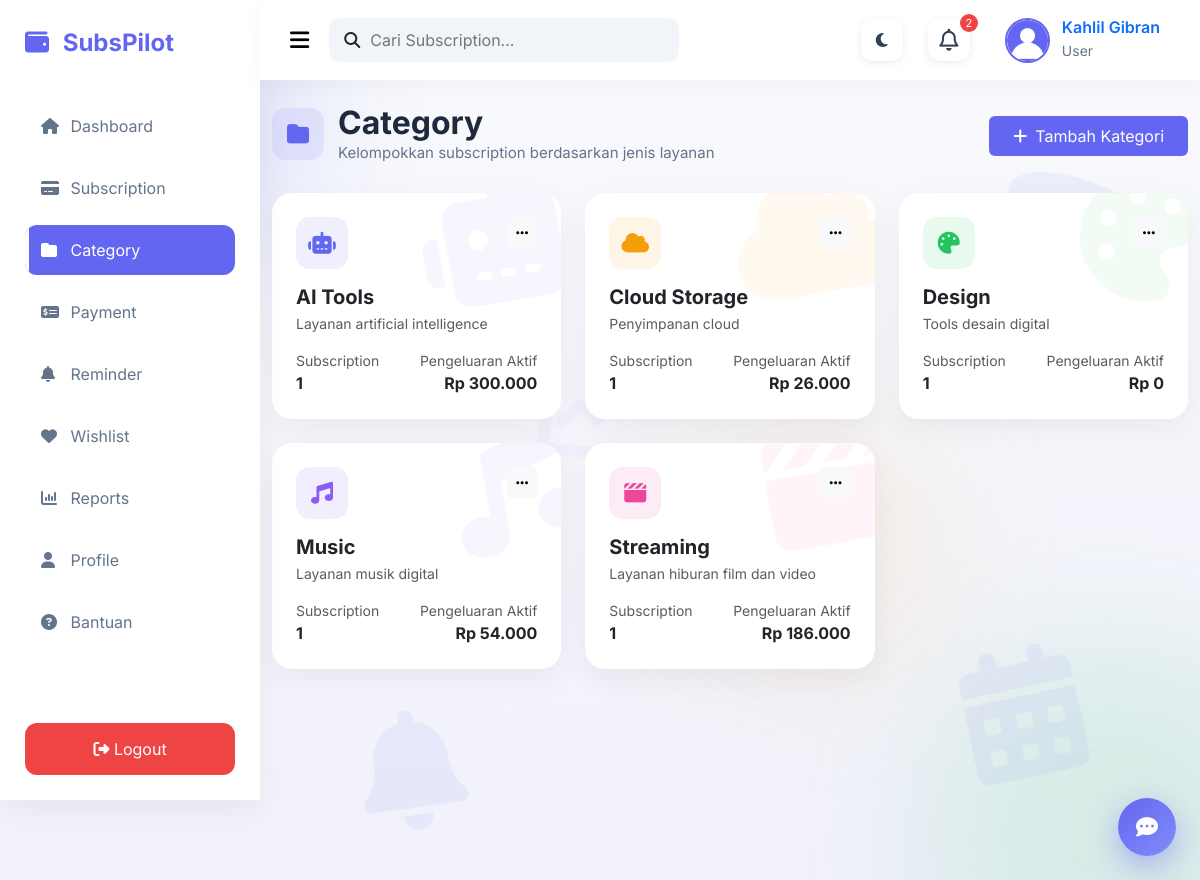
Screenshot of /category/index.php (signed in) with the database file from the repository.
### tables this page shows
CREATE TABLE `categories` (
  `id` int(11) NOT NULL,
  `category_name` varchar(100) NOT NULL,
  `description` text DEFAULT NULL,
  `created_at` timestamp NOT NULL DEFAULT current_timestamp()
);

### category/index.php (the view, shortened to what this page needs)
<?php
require_once "../config/helpers.php";
$db = new Database();
$conn = $db->connect();
$userId = $_SESSION['user_id'];
$stmt = $conn->prepare("
    SELECT c.*,
        (SELECT COUNT(*) FROM subscriptions s WHERE s.category_id = c.id AND s.user_id = ?) AS total_sub,
        (SELECT IFNULL(SUM(amount),0) FROM subscriptions s WHERE s.category_id = c.id AND s.user_id = ? AND s.status='Active') AS total_spend
    FROM categories c
    ORDER BY c.category_name
");
$stmt->execute([$userId, $userId]);
$categories = $stmt->fetchAll();
$palette = ['#6366F1', '#22C55E', '#F59E0B', '#EC4899', '#0EA5E9', '#8B5CF6', '#14B8A6'];
$iconMap = [
    'ai'        => 'fa-robot',
    'artificial'=> 'fa-robot',
    'cloud'     => 'fa-cloud',
    'storage'   => 'fa-cloud',
    'design'    => 'fa-palette',
    'music'     => 'fa-music',
    'audio'     => 'fa-music',
    'stream'    => 'fa-clapperboard',
    'video'     => 'fa-clapperboard',
    'film'      => 'fa-clapperboard',
    'game'      => 'fa-gamepad',
    'gaming'    => 'fa-gamepad',
    'fitness'   => 'fa-dumbbell',
    'gym'       => 'fa-dumbbell',
    'health'    => 'fa-heart-pulse',
    'news'      => 'fa-newspaper',
    'baca'      => 'fa-book',
    'book'      => 'fa-book',
    'education' => 'fa-graduation-cap',
    'pendidikan'=> 'fa-graduation-cap',
    'productiv' => 'fa-list-check',
    'kerja'     => 'fa-briefcase',
    'kantor'    => 'fa-briefcase',
    'finance'   => 'fa-wallet',
    'keuangan'  => 'fa-wallet',
    'internet'  => 'fa-wifi',
    'security'  => 'fa-shield-halved',
    'vpn'       => 'fa-shield-halved',
    'food'      => 'fa-utensils',
    'makanan'   => 'fa-utensils',
];
$fallbackIcons = ['fa-layer-group','fa-box','fa-star','fa-tag','fa-puzzle-piece'];
function categoryVisual($name, $iconMap, $palette, $fallbackIcons) {
    $lower = strtolower($name);
    foreach ($iconMap as $keyword => $icon) {
        if (str_contains($lower, $keyword)) {
            $hash = crc32($keyword);
            return [$icon, $palette[$hash % count($palette)]];
        }
    }
    $hash = crc32($lower);
    return [$fallbackIcons[$hash % count($fallbackIcons)], $palette[$hash % count($palette)]];
}
include "../templates/header.php";
include "../templates/sidebar.php";
include "../templates/navbar.php";
?>
<div class="main-content">
<div class="container-fluid py-4">
    <div class="d-flex flex-wrap justify-content-between align-items-center gap-3 mb-4">
        <div class="page-heading">
            <div class="page-icon"><i class="fa-solid fa-folder"></i></div>
            <div>
                <h2 class="title mb-0">Category</h2>
                <p class="subtitle mb-0">Kelompokkan subscription berdasarkan jenis layanan</p>
            </div>
        </div>
        <button class="btn btn-primary px-4 py-2" data-bs-toggle="modal" data-bs-target="#addModal">
            <i class="fa-solid fa-plus me-2"></i>Tambah Kategori
        </button>
    </div>
    <div class="row">
        <?php if (count($categories) > 0): foreach ($categories as $i => $cat):
            [$icon, $color] = categoryVisual($cat['category_name'], $iconMap, $palette, $fallbackIcons);
        ?>
        <div class="col-lg-4 col-md-6 mb-4 fade-up d<?= min(($i%6)+1,6) ?>">
            <div class="content-card p-4 h-100 category-card">
                <i class="fa-solid <?= $icon ?> category-card-watermark" style="color:<?= $color ?>;"></i>
                <div class="d-flex justify-content-between align-items-start mb-3">
                    <div style="width:52px;height:52px;border-radius:14px;background:<?= $color ?>1A;color:<?= $color ?>;display:flex;align-items:center;justify-content:center;font-size:22px;">
                        <i class="fa-solid <?= $icon ?>"></i>
                    </div>
                    <div class="dropdown">
                        <button class="btn btn-sm btn-light" data-bs-toggle="dropdown"><i class="fa-solid fa-ellipsis"></i></button>
                    </div>
                </div>
                <h5 class="fw-bold mb-1"><?= htmlspecialchars($cat['category_name']) ?></h5>
                <p class="text-muted small mb-3"><?= htmlspecialchars($cat['description'] ?: 'Tidak ada deskripsi') ?></p>
                <div class="d-flex justify-content-between">
                    <div>
                        <small class="text-muted d-block">Subscription</small>
                        <strong><?= $cat['total_sub'] ?></strong>
                    </div>
                    <div class="text-end">
                        <small class="text-muted d-block">Pengeluaran Aktif</small>
                        <strong>Rp <?= number_format($cat['total_spend'], 0, ',', '.') ?></strong>
                    </div>
                </div>
            </div>
        </div>
        <?php endforeach; endif; ?>
    </div>
</div>
</div>
<?php include "../templates/footer.php"; ?>

### templates/header.php (shortened to what this page needs)
<!DOCTYPE html>
<html lang="id">
<head>
    <link href="https://cdn.jsdelivr.net/npm/bootstrap@5.3.7/dist/css/bootstrap.min.css" rel="stylesheet">
    <link rel="stylesheet" href="https://cdnjs.cloudflare.com/ajax/libs/font-awesome/6.7.2/css/all.min.css">
    <link rel="stylesheet" href="../assets/css/dashboard.css?v=20260710a">
    <link rel="stylesheet" href="../assets/css/style.css?v=20260710a">
    <link rel="stylesheet" href="../assets/css/animations.css?v=20260710a">
    <link rel="stylesheet" href="../assets/css/extra.css?v=20260710a">
</head>
<body class="<?= !empty($_SESSION['dark_mode']) ? 'dark-mode' : '' ?>">
<div class="silhouette-bg">
    <div class="blob blob2"></div>
    <span class="s1"><i class="fa-solid fa-wallet"></i></span>
    <span class="s2"><i class="fa-solid fa-credit-card"></i></span>
    <span class="s3"><i class="fa-solid fa-coins"></i></span>
    <span class="s4"><i class="fa-solid fa-calendar-days"></i></span>
    <span class="s5"><i class="fa-solid fa-chart-line"></i></span>
    <span class="s6"><i class="fa-solid fa-bell"></i></span>
</div>
<div class="wrapper">

### templates/sidebar.php (shortened to what this page needs)
<?php
$currentDir = basename(dirname($_SERVER['SCRIPT_NAME']));
function navActive($dir, $currentDir){
    return $dir === $currentDir ? 'active' : '';
}
?>
<div class="sidebar">
    <div class="brand">
        <i class="fa-solid fa-wallet"></i>
        <span>SubsPilot</span>
    </div>
    <ul class="menu">
        <li>
            <a href="../dashboard/index.php" class="<?= navActive('dashboard', $currentDir) ?>">
                <i class="fa-solid fa-house"></i>
                Dashboard
            </a>
        </li>
        <li>
            <a href="../subscription/index.php" class="<?= navActive('subscription', $currentDir) ?>">
                <i class="fa-solid fa-credit-card"></i>
                Subscription
            </a>
        </li>
        <li>
            <a href="../category/index.php" class="<?= navActive('category', $currentDir) ?>">
                <i class="fa-solid fa-folder"></i>
                Category
            </a>
        </li>
        <li>
            <a href="../payment/index.php" class="<?= navActive('payment', $currentDir) ?>">
                <i class="fa-solid fa-money-check-dollar"></i>
                Payment
            </a>
        </li>
        <li>
            <a href="../reminder/index.php" class="<?= navActive('reminder', $currentDir) ?>">
                <i class="fa-solid fa-bell"></i>
                Reminder
            </a>
        </li>
        <li>
            <a href="../wishlist/index.php" class="<?= navActive('wishlist', $currentDir) ?>">
                <i class="fa-solid fa-heart"></i>
                Wishlist
            </a>
        </li>
        <li>
            <a href="../report/index.php" class="<?= navActive('report', $currentDir) ?>">
                <i class="fa-solid fa-chart-column"></i>
                Reports
            </a>
        </li>
        <li>
            <a href="../profile/index.php" class="<?= navActive('profile', $currentDir) ?>">
                <i class="fa-solid fa-user"></i>
                Profile
            </a>
        </li>
        <li>
            <a href="../support/index.php" class="<?= navActive('support', $currentDir) ?>">
                <i class="fa-solid fa-circle-question"></i>
                Bantuan
            </a>
        </li>
    </ul>
    <div class="logout">
        <a href="../auth/logout.php">
            <i class="fa-solid fa-right-from-bracket"></i>
            Logout
        </a>
    </div>
</div>

### templates/navbar.php (shortened to what this page needs)
<?php
$__notifItems = [];
if (isset($_SESSION['user_id'])) {
    try {
        $__uid = $_SESSION['user_id'];
        $__stmt = $conn->prepare("
            SELECT service_name, amount, next_payment,
                   DATEDIFF(next_payment, CURDATE()) AS days_left
            FROM subscriptions
            WHERE user_id = ?
              AND status = 'Active'
              AND next_payment BETWEEN CURDATE() AND DATE_ADD(CURDATE(), INTERVAL 7 DAY)
            ORDER BY next_payment ASC
            LIMIT 6
        ");
        $__stmt->execute([$__uid]);
        $__notifItems = $__stmt->fetchAll();
    } catch (Throwable $e) {
        $__notifItems = [];
    }
}
?>
<nav class="navbar-custom">
    <div class="navbar-left">
        <button class="menu-btn" type="button">
            <i class="fa-solid fa-bars"></i>
        </button>
        <div class="search-box">
            <i class="fa-solid fa-magnifying-glass"></i>
            <input type="text" placeholder="Cari Subscription...">
        </div>
    </div>
    <div class="navbar-right">
        <button class="theme-toggle" id="themeToggle" type="button" title="Ganti Tema">
            <i class="fa-solid <?= !empty($_SESSION['dark_mode']) ? 'fa-sun' : 'fa-moon' ?>" id="themeIcon"></i>
        </button>
        <button class="icon-btn" type="button" title="Notifikasi" id="notifBtn">
            <i class="fa-regular fa-bell"></i>
            <?php if (count($__notifItems) > 0): ?>
                <span class="notif-dot"><?= count($__notifItems) ?></span>
            <?php endif; ?>
        </button>
        <a href="../profile/index.php" class="profile text-decoration-none">
            <img src="../assets/uploads/<?= htmlspecialchars($_SESSION['photo'] ?? 'default.png') ?>"
                 alt="Foto profil <?= htmlspecialchars($_SESSION['fullname'] ?? '') ?>"
                 onerror="this.onerror=null;this.src='../assets/img/default.png'">
            <div>
                <h6><?= htmlspecialchars($_SESSION['fullname'] ?? '') ?></h6>
                <small><?= ucfirst($_SESSION['role'] ?? 'user') ?></small>
            </div>
        </a>
    </div>
</nav>

### templates/footer.php (shortened to what this page needs)
</div>
<?php if (isset($_SESSION['user_id'])): ?>
    <?php include __DIR__ . "/chatbot-widget.php"; ?>
    <link rel="stylesheet" href="../assets/css/chatbot.css?v=20260710a">
<?php endif; ?>
</body>
</html>

### templates/chatbot-widget.php (shortened to what this page needs)
<div class="chatbot-launcher" id="chatbotLauncher" title="Butuh bantuan?">
    <i class="fa-solid fa-comment-dots"></i>
</div>

### assets/css/dashboard.css (style rules this page uses)
* { margin:0; padding:0; box-sizing:border-box; font-family:'Inter',sans-serif; }
body { background:#F8FAFC; }
.wrapper { min-height:100vh; }
:root { --primary:#6366F1; --success:#22C55E; --warning:#F59E0B; --danger:#EF4444; --dark:#1E293B; --white:#FFFFFF; --background:#F8FAFC; --border:#E5E7EB; --fs-h1:32px; --fs-h2:24px; --fs-h3:20px; --fs-body:15px; --fs-small:13px; }
.title { font-size:28px; font-weight:700; color:#1E293B; }
.subtitle { color:#64748B; }
.btn-primary { background:var(--primary); border:none; }
.sidebar { width:260px; height:100vh; background:#ffffff; position:fixed; top:0; left:0; z-index:1045; padding:25px; box-shadow:0 10px 30px rgba(0,0,0,.05); display:flex; flex-direction:column; }
.brand { font-size:24px; font-weight:700; color:#6366F1; margin-bottom:40px; }
.brand i { margin-right:8px; }
.menu { list-style:none; padding:0; margin:0; }
.menu li { margin-bottom:12px; }
.menu a { display:block; text-decoration:none; color:#64748B; padding:13px 16px; border-radius:12px; transition:.3s; }
.menu a i { width:25px; }
.menu a.active { background:#6366F1; color:#ffffff; }
.logout { margin-top:auto; }
.logout a { display:block; background:#EF4444; color:#ffffff; text-align:center; padding:14px; border-radius:12px; text-decoration:none; transition:.3s; }
.main-content { margin-left:260px; min-height:100vh; background:#F8FAFC; }
.navbar-custom { height:80px; margin-left:260px; background:#ffffff; display:flex; justify-content:space-between; align-items:center; padding:0 30px; box-shadow:0 5px 20px rgba(0,0,0,.04); }
.navbar-left { display:flex; align-items:center; gap:20px; }
.menu-btn { border:none; background:none; font-size:22px; }
.search-box { width:350px; background:#F1F5F9; border-radius:12px; display:flex; align-items:center; padding:10px 15px; }
.search-box input { border:none; outline:none; background:none; width:100%; margin-left:10px; }
.navbar-right { display:flex; align-items:center; gap:25px; }
.icon-btn { border:none; background:none; font-size:22px; position:relative; }
.notif-dot { position:absolute; top:-5px; right:-8px; background:#EF4444; color:white; width:18px; height:18px; border-radius:50%; font-size:11px; display:flex; justify-content:center; align-items:center; }
.profile { display:flex; align-items:center; gap:12px; }
.profile img { width:45px; height:45px; border-radius:50%; object-fit:cover; border:2px solid #6366F1; }
.profile h6 { margin:0; font-weight:600; }
.profile small { color:#64748B; }
.page-heading { display:flex; align-items:center; gap:14px; margin-bottom:4px; }
.page-heading .page-icon { width:52px; height:52px; border-radius:14px; background:rgba(99,102,241,.1); color:#6366F1; display:flex; align-items:center; justify-content:center; font-size:22px; }
.category-card { position:relative !important; overflow:hidden !important; }
.category-card > .category-card-watermark { position:absolute !important; top:-22px !important; right:-22px !important; left:auto !important; bottom:auto !important; display:block !important; font-size:130px !important; line-height:1 !important; width:auto !important; height:auto !important; opacity:.06 !important; transform:rotate(-10deg) !important; pointer-events:none !important; z-index:0 !important; }
.category-card > *:not(.category-card-watermark) { position:relative; z-index:1; }
.content-card { background:#fff; border-radius:20px; box-shadow:0 10px 30px rgba(0,0,0,.05); border:none; }

### assets/css/style.css (style rules this page uses)
.main-content { min-height:100vh; background:#f8fafc; }
.title { font-size:var(--fs-h1, 32px); font-weight:700; color:#1e293b; }
.subtitle { color:#64748b; font-size:var(--fs-body, 16px); }

### assets/css/chatbot.css (style rules this page uses)
.chatbot-launcher { position:fixed; right:24px; bottom:24px; width:58px; height:58px; border-radius:50%; background:linear-gradient(135deg,#6366F1,#818CF8); color:#fff; display:flex; align-items:center; justify-content:center; font-size:22px; box-shadow:0 10px 30px rgba(99,102,241,.45); cursor:pointer; z-index:1050; transition:transform .2s ease, box-shadow .2s ease; }

### rows the page displays
categories: category_name "AI Tools", description "Layanan artificial intelligence", total_sub "1", total_spend "300.000"
categories: category_name "Cloud Storage", description "Penyimpanan cloud", total_sub "1", total_spend "26.000"
categories: category_name "Design", description "Tools desain digital", total_sub "1", total_spend "0"
categories: category_name "Music", description "Layanan musik digital", total_sub "1", total_spend "54.000"
categories: category_name "Streaming", description "Layanan hiburan film dan video", total_sub "1", total_spend "186.000"

### other values shown
count($__notifItems) "2"
$_SESSION['fullname'] "Kahlil Gibran"
$_SESSION['role'] "User"
